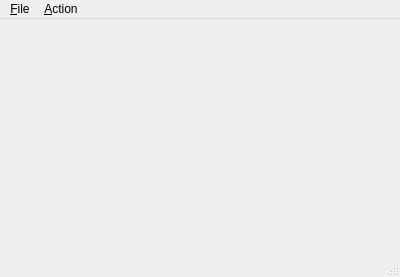
<?xml version="1.0" encoding="UTF-8"?>
<ui version="4.0">
 <class>pkcmain</class>
 <widget class="QMainWindow" name="pkcmain">
  <property name="geometry">
   <rect>
    <x>0</x>
    <y>0</y>
    <width>400</width>
    <height>277</height>
   </rect>
  </property>
  <property name="windowTitle">
   <string>Peak comparison</string>
  </property>
  <widget class="QWidget" name="centralwidget"/>
  <widget class="QMenuBar" name="menubar">
   <property name="geometry">
    <rect>
     <x>0</x>
     <y>0</y>
     <width>400</width>
     <height>25</height>
    </rect>
   </property>
   <widget class="QMenu" name="menu_File">
    <property name="title">
     <string>&amp;File</string>
    </property>
    <addaction name="action_Configuration"/>
    <addaction name="action_Parameters"/>
    <addaction name="separator"/>
    <addaction name="action_Quit"/>
   </widget>
   <widget class="QMenu" name="menu_Action">
    <property name="title">
     <string>&amp;Action</string>
    </property>
    <addaction name="action_Peak_Comparison"/>
    <addaction name="action_Display_Results"/>
   </widget>
   <addaction name="menu_File"/>
   <addaction name="menu_Action"/>
  </widget>
  <widget class="QStatusBar" name="statusbar"/>
  <action name="action_Configuration">
   <property name="text">
    <string>&amp;Configuration</string>
   </property>
   <property name="toolTip">
    <string>This option sets the configuration, notably the index file.

Also set terminal size here.
</string>
   </property>
   <property name="statusTip">
    <string>Set up configuration parameters</string>
   </property>
   <property name="shortcut">
    <string>Shift+C</string>
   </property>
  </action>
  <action name="action_Parameters">
   <property name="text">
    <string>&amp;Parameters</string>
   </property>
   <property name="toolTip">
    <string>Set up parameters, notably the ranges for comparison.</string>
   </property>
  </action>
  <action name="action_Quit">
   <property name="text">
    <string>&amp;Quit</string>
   </property>
   <property name="statusTip">
    <string>Quit program</string>
   </property>
   <property name="shortcut">
    <string>Ctrl+Q</string>
   </property>
  </action>
  <action name="action_Peak_Comparison">
   <property name="text">
    <string>&amp;Calculate comparison</string>
   </property>
   <property name="statusTip">
    <string>Run comparison procedure in batch</string>
   </property>
  </action>
  <action name="action_Display_Results">
   <property name="text">
    <string>Display &amp;Results</string>
   </property>
   <property name="toolTip">
    <string>Display Results of last comparison
</string>
   </property>
  </action>
 </widget>
 <resources/>
 <connections/>
</ui>
